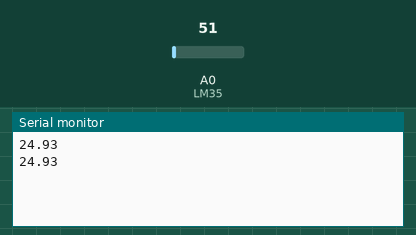
This sketch was run on a simulated Arduino Uno, built with avr-gcc and run on an emulated ATmega328P. Parts: the last lines printed to the serial monitor. The inputs (shaded band) are chosen by the test bench; at power-on: A0 (LM35) = 51.

Above: at 1.8 s.
1.9 s: A0 (LM35) set to 61
At 2.8 s:
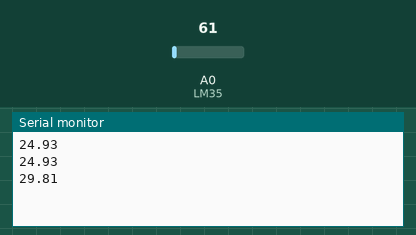
3.4 s: A0 (LM35) set to 71
At 4.4 s:
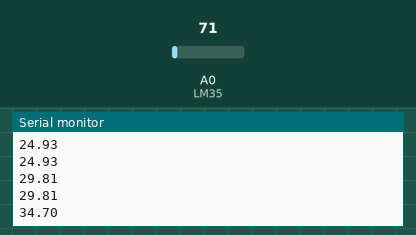
Timing chart, 0 to 6.4 s (numbered marks = the images above; inputs shaded):
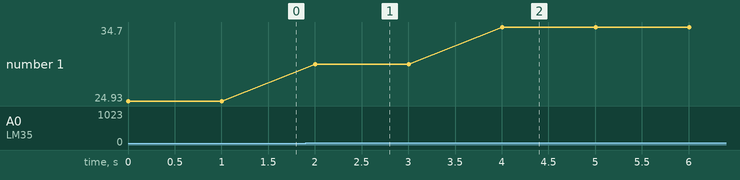

Measured:
- after the input at 1.9 s, the serial monitor: prints a new line after 0.10 s (image 1)
- after the input at 3.4 s, the serial monitor: prints a new line after 0.60 s (image 2)
- plotted number 1: 24.93 → 29.81 after the input at 1.9 s, 29.81 → 34.7 after the input at 3.4 s

The sketch:

Medidor_temperatura.ino
```cpp
const int LM35 = A0; // Define o pino que lera a saída do LM35
float temperatura; // Variável que armazenará a temperatura medida
int i = 0;
void setup() {
  // put your setup code here, to run once:
  Serial.begin(9600);
}

int iniciar = 0;
void loop() {
  // put your main code here, to run repeatedly:


  temperatura = (float(analogRead(LM35))*5/(1023))/0.01;
  Serial.println(temperatura);
  //delay(300000);
  delay(1000);
}
```
